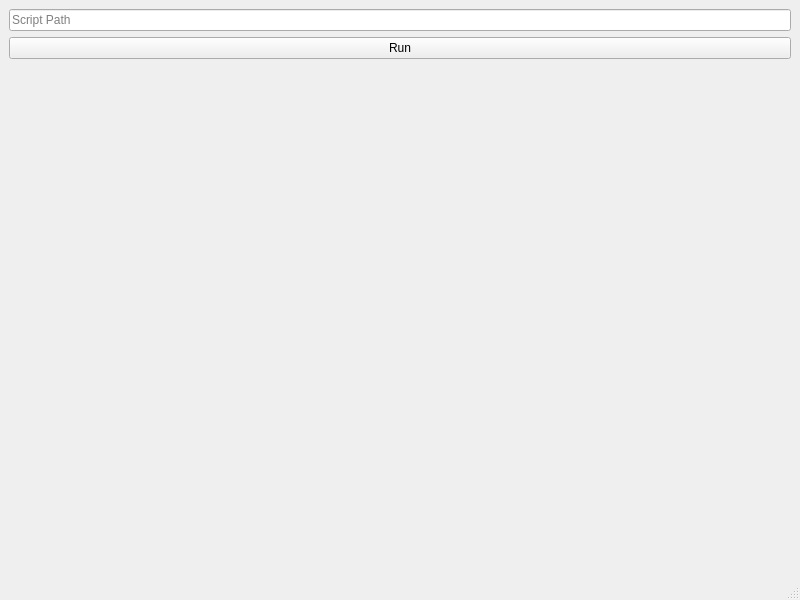
<?xml version="1.0" encoding="UTF-8"?>
<ui version="4.0">
 <class>MainWindow</class>
 <widget class="QMainWindow" name="MainWindow">
  <property name="geometry">
   <rect>
    <x>0</x>
    <y>0</y>
    <width>800</width>
    <height>600</height>
   </rect>
  </property>
  <property name="windowTitle">
   <string>MainWindow</string>
  </property>
  <widget class="QWidget" name="centralwidget">
   <layout class="QVBoxLayout" name="verticalLayout">
    <item>
     <widget class="QLineEdit" name="lineEditScriptPath">
      <property name="placeholderText">
       <string>Script Path</string>
      </property>
     </widget>
    </item>
    <item>
     <widget class="QPushButton" name="pushButtonRun">
      <property name="text">
       <string>Run</string>
      </property>
     </widget>
    </item>
    <item>
     <spacer name="verticalSpacer">
      <property name="orientation">
       <enum>Qt::Vertical</enum>
      </property>
      <property name="sizeHint" stdset="0">
       <size>
        <width>20</width>
        <height>40</height>
       </size>
      </property>
     </spacer>
    </item>
   </layout>
  </widget>
  <widget class="QMenuBar" name="menubar">
   <property name="geometry">
    <rect>
     <x>0</x>
     <y>0</y>
     <width>800</width>
     <height>21</height>
    </rect>
   </property>
  </widget>
  <widget class="QStatusBar" name="statusbar"/>
 </widget>
 <resources/>
 <connections/>
</ui>
